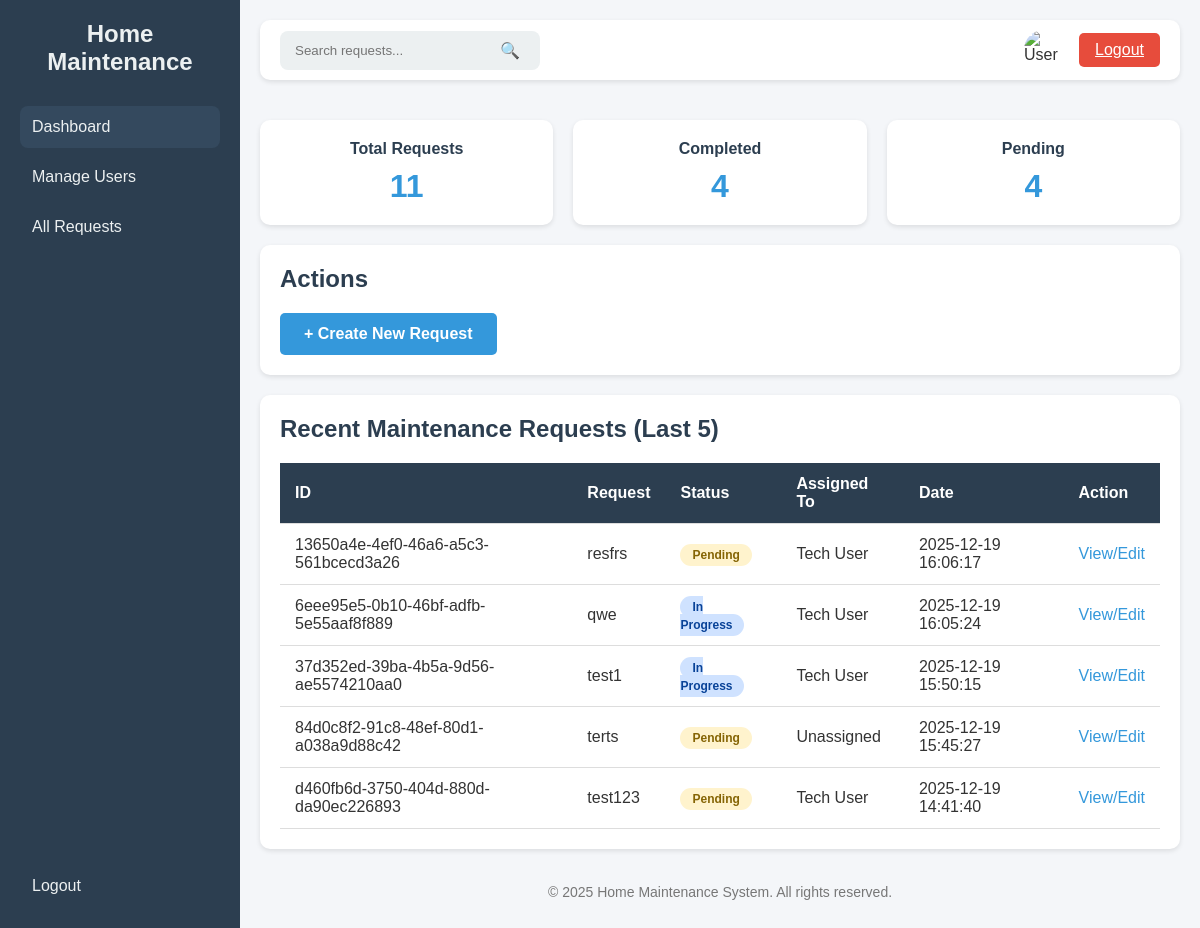
The app's page /admin/dashboard (signed in), older data.
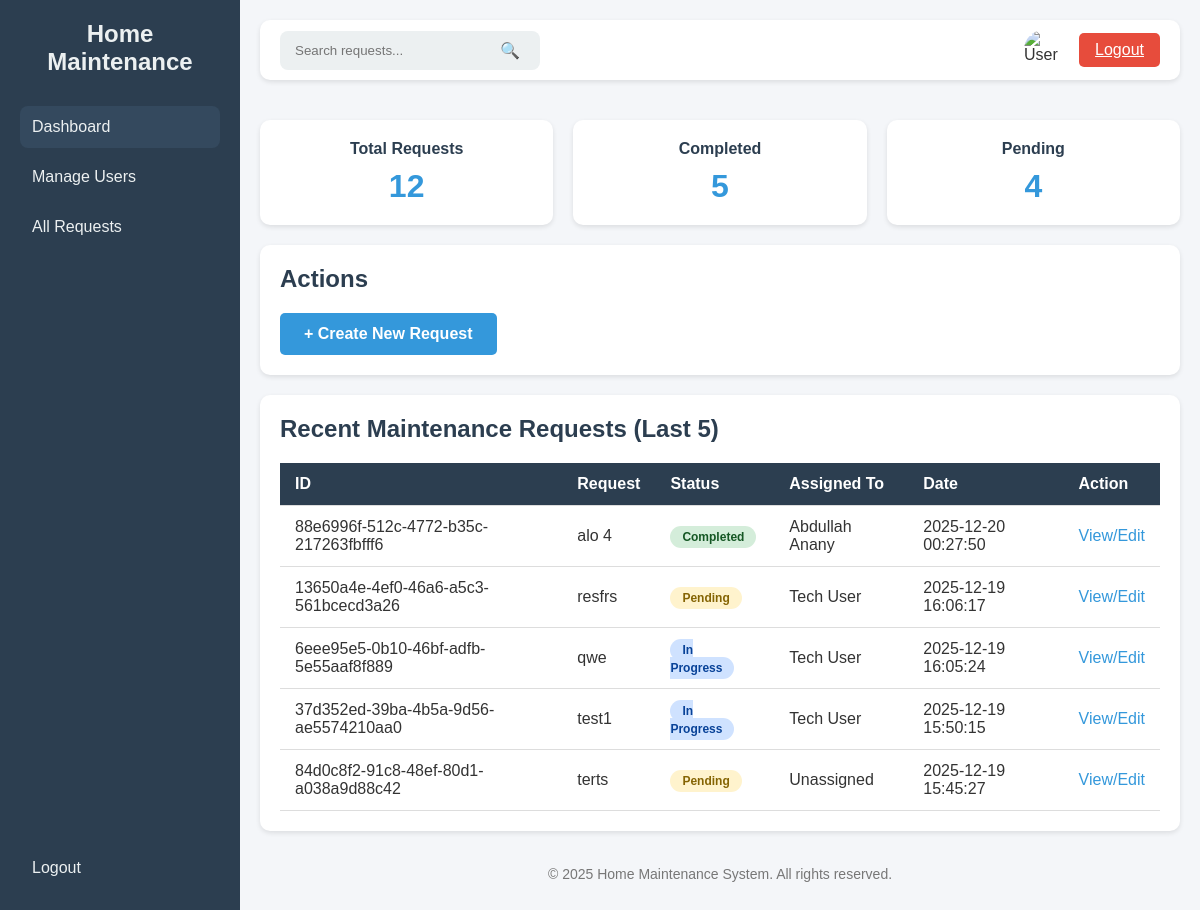
The same page, newer data.
### tables this page shows
CREATE TABLE requests (
        id TEXT PRIMARY KEY,
        title TEXT,
        description TEXT,
        status TEXT,
        assigned_to TEXT,
        date TEXT,
        user_id TEXT,
        FOREIGN KEY(user_id) REFERENCES users(id),
        FOREIGN KEY(assigned_to) REFERENCES users(id)
    );

### app.py (the view, shortened to what this page needs)
@app.route('/admin/dashboard', methods=['GET', 'POST'])
@Role_Authentication(["admin"])
def admin_dashboard():
    conn = get_db_connection()
    search_term = request.args.get('search', '')
    tenants = conn.execute("SELECT id, fname, lname FROM users WHERE role='tenant'").fetchall()
    technicians = conn.execute("SELECT id, fname, lname FROM users WHERE role='technician'").fetchall()
    query = """
        SELECT r.id, r.title, r.status, r.date,
               u.fname AS assigned_fname, u.lname AS assigned_lname
        FROM requests r
        LEFT JOIN users u ON r.assigned_to = u.id
    """
    params = []
    if search_term:
        query += " WHERE r.title LIKE ? OR r.status LIKE ? "
        search_like = f'%{search_term}%'
        params.extend([search_like, search_like])
    query += " ORDER BY r.date DESC LIMIT 5"
    recent = conn.execute(query, params).fetchall()
    total_requests = conn.execute("SELECT COUNT(*) FROM requests").fetchone()[0]
    completed = conn.execute("SELECT COUNT(*) FROM requests WHERE status='Completed'").fetchone()[0]
    pending = conn.execute("SELECT COUNT(*) FROM requests WHERE status='Pending'").fetchone()[0]
    formatted_recent = []
    for req in recent:
        assigned_to_name = f"{req['assigned_fname']} {req['assigned_lname']}" if req['assigned_fname'] else 'Unassigned'
        formatted_recent.append({
            'id': req['id'],
            'title': req['title'],
            'status': req['status'],
            'assigned_to': assigned_to_name,
            'date': req['date']
        })
    conn.close()
    return render_template('admin_dashboard.html',
                           role=session.get('role'),
                           total_requests=total_requests,
                           completed=completed,
                           pending=pending,
                           recent=formatted_recent,
                           tenants=tenants,
                           technicians=technicians,
                           search_term=search_term,
                           active_page='dashboard')

### app.py (called while the page is built)
def get_db_connection():
    conn = sqlite3.connect(DB_NAME)
    conn.row_factory = sqlite3.Row
    return conn

def Role_Authentication(allowed_roles):
    def decorator(f):
        @wraps(f)
        def decorated_function(*args, **Kwargs):
            if 'role' not in session:
                flash('Access denied. Please log in.')
                return redirect(url_for("login"))
            if session['role'] not in allowed_roles:
                flash('Access denied. Insufficient privileges.')
                return redirect(url_for("dashboard"))
            return f(*args, **Kwargs)
        return decorated_function
    return decorator

### templates/admin_dashboard.html (shortened to what this page needs)
<!DOCTYPE html>
<html lang="en">
<head>
</head>
<body>
<div class="sidebar">
    <div>
        <h2>Home Maintenance</h2>
            <a href="{{ url_for('admin_dashboard') }}" class="{% if active_page == 'dashboard' %}active{% endif %}">Dashboard</a>
            <a href="{{ url_for('admin_users') }}" class="{% if active_page == 'users' %}active{% endif %}">Manage Users</a>
            <a href="{{ url_for('admin_all_requests') }}" class="{% if active_page == 'all_requests' %}active{% endif %}">All Requests</a>
    </div>
    <div>
        <a href="{{ url_for('logout') }}">Logout</a>
    </div>
</div>
<div class="main">
    <div class="top-bar">
        <form action="{{ url_for('admin_dashboard') }}" method="GET" class="search-bar">
            <input type="text" name="search" placeholder="Search requests..." value="{{ request.args.get('search','') }}" />
            <button type="submit">🔍</button>
        </form>
        <div class="user-actions">
            <img src="https://cdn-icons-png.flaticon.com/512/847/847969.png" alt="User" class="user-logo" />
            <a class="logout-btn" href="{{ url_for('logout') }}">Logout</a>
        </div>
    </div>
    <div class="stats">
        <div class="card">
            <h3>Total Requests</h3>
            <p>{{ total_requests }}</p>
        </div>
        <div class="card">
            <h3>Completed</h3>
            <p>{{ completed }}</p>
        </div>
        <div class="card">
            <h3>Pending</h3>
            <p>{{ pending }}</p>
        </div>
    </div>
<div class="content-section">
    <h2>Actions</h2>
    <a href="{{ url_for('admin_create_request') }}"
        style="padding:12px 24px; background:#3498db; color:white; border:none; border-radius:5px; text-decoration:none; display:inline-block; font-weight:bold; font-size:16px;">
            + Create New Request
    </a>
</div>
    <div class="content-section">
        <h2>Recent Maintenance Requests (Last 5)</h2>
        <table>
            <thead>
                <tr>
                    <th>ID</th>
                    <th>Request</th>
                    <th>Status</th>
                    <th>Assigned To</th>
                    <th>Date</th>
                    <th>Action</th>
                </tr>
            </thead>
            <tbody>
                {% for req in recent %}
                <tr>
                    <td>{{ req.id }}</td>
                    <td>{{ req.title }}</td>
                    <td>
                        {% if req.status == 'Pending' %}
                            <span class="status-badge status-pending">Pending</span>
                        {% elif req.status == 'Completed' %}
                            <span class="status-badge status-completed">Completed</span>
                        {% elif req.status == 'In Progress' %}
                            <span class="status-badge status-in-progress">In Progress</span>
                        {% else %}
                            <span class="status-badge">{{ req.status }}</span>
                        {% endif %}
                    </td>
                    <td>{{ req.assigned_to }}</td>
                    <td>{{ req.date }}</td>
                    <td>
                        <a href="{{ url_for('admin_manage_request', request_id=req.id) }}" class="action-link">View/Edit</a>
                    </td>
                </tr>
                {% else %}
                <tr>
                    <td colspan="6">No recent requests found.</td>
                </tr>
                {% endfor %}
            </tbody>
        </table>
    </div>
    <footer>
        <p>&copy; 2025 Home Maintenance System. All rights reserved.</p>
    </footer>
</div>
</body>
</html>

Row changes from the older to the newer data that the page shows:
no longer on this page (row unchanged): requests: id "d460fb6d-3750-404d-880d-da90ec226893", title "test123", status "Pending", assigned_to "Tech User", date "2025-12-19 14:41:40"
added requests: id "88e6996f-512c-4772-b35c-217263fbfff6", title "alo 4", status "Completed", assigned_to "Abdullah Anany", date "2025-12-20 00:27:50"
Text that changed along with them:
{{ total_requests }}: "11" → "12"
{{ completed }}: "4" → "5"
